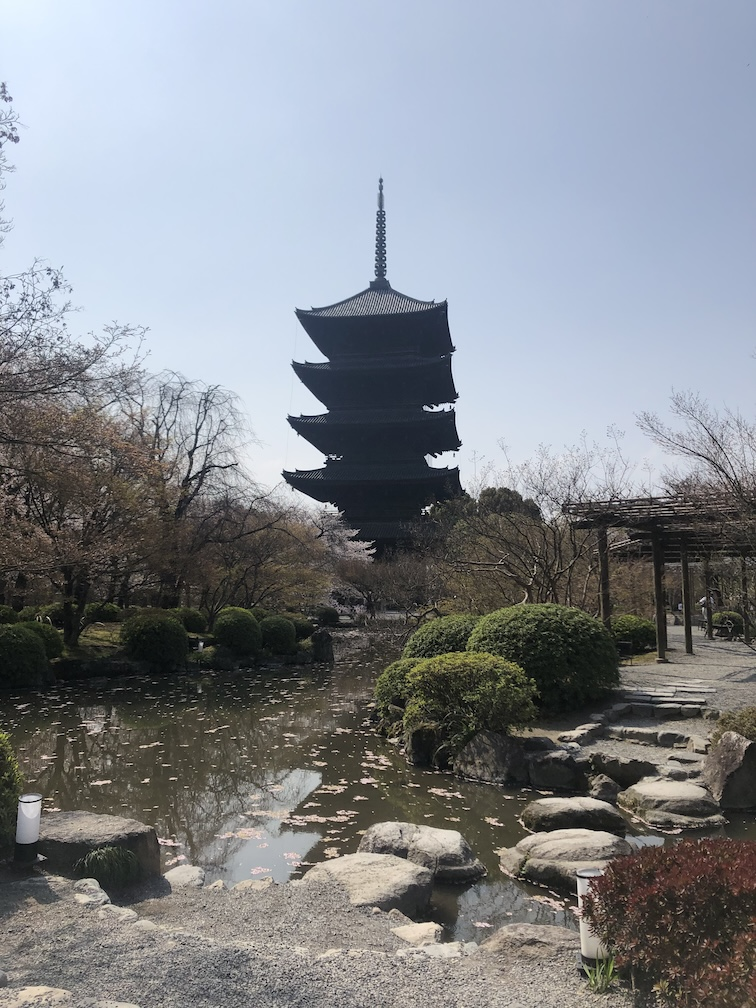
//> input picture src/02/hw/01--temple/assets/temple.jpg, 756 x 1008 px, given in place of ship.jpg, which was not available
$ ./main   (built with g++ and OpenCV 4)
//> lines starting //> are read from the running program, lines starting //| are printed output that depends on the picture; after the words box and inside, x2 and y2 are one past the last pixel; in counts of white or black regions, pixels touching at a corner belong together; pictures that were not available may be replaced by others from this repository, and a replacement may not be noted
#include <algorithm>
#include <cmath>
#include <iostream>
#include <vector>
#include <opencv2/opencv.hpp>

#include "../../utils/opencv.hpp"

#define VIDEO_FILENAME "./assets/water1.mov"
#define SHIP_FILENAME "./assets/ship.jpg"
#define OUTPUT_FILENAME "./out/output.mp4"

int main(int argc, char *argv[], char *envp[])
{
  auto cap = cv::VideoCapture(VIDEO_FILENAME);
  if (!cap.isOpened())
  {
    std::cerr << "Failed to open video: " << VIDEO_FILENAME << std::endl;
    return -1;
  }

  auto ship = cv::imread(SHIP_FILENAME);
//> ship is the input picture: 1008 rows x 756 cols, CV_8UC3; mean B, G, R 140.1, 134.8, 131
  if (ship.empty())
  {
    std::cerr << "Failed to load ship: " << SHIP_FILENAME << std::endl;
    return -1;
  }

  cv::Mat ship_hsv;
  cv::cvtColor(ship, ship_hsv, cv::COLOR_BGR2HSV);
//> ship_hsv: 1008 rows x 756 cols, CV_8UC3; mean H, S, V 68.7, 42.3, 146.6
  cv::Scalar lower_green(35, 40, 40);
  cv::Scalar upper_green(85, 255, 255);
  cv::Mat green_mask;
  cv::inRange(ship_hsv, lower_green, upper_green, green_mask);
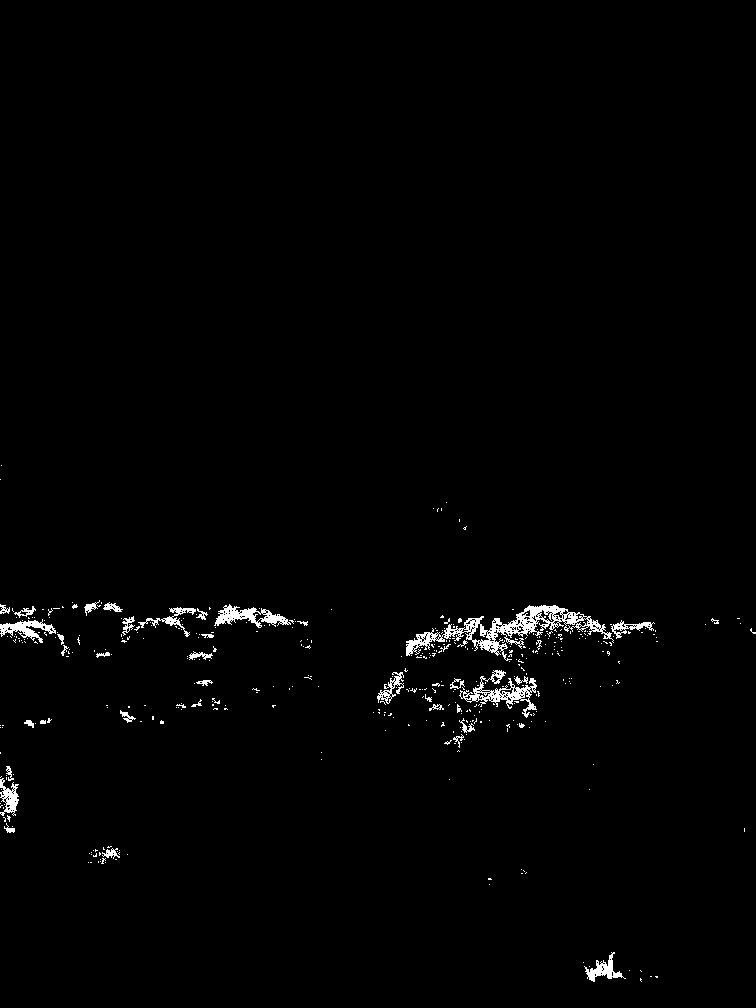
//> green_mask: 1008 rows x 756 cols, CV_8UC1; 1.2% white; 421 white regions (380 under 20 px), largest, box (x1, y1, x2, y2) and area: (406, 605, 614, 661) 2733, (459, 670, 537, 718) 987, (214, 604, 291, 628) 750
  cv::Mat ship_mask = ~green_mask;

  int frame_width = static_cast<int>(cap.get(cv::CAP_PROP_FRAME_WIDTH));
  int frame_height = static_cast<int>(cap.get(cv::CAP_PROP_FRAME_HEIGHT));
  cv::Size frame_size(frame_width, frame_height);

  double fps = cap.get(cv::CAP_PROP_FPS);
  if (fps <= 0.0)
  {
    fps = 30.0;
  }

  auto fourcc = cv::VideoWriter::fourcc('m', 'p', '4', 'v');
  cv::VideoWriter writer(OUTPUT_FILENAME, fourcc, fps, frame_size);
  if (!writer.isOpened())
  {
    std::cerr << "Failed to open VideoWriter: " << OUTPUT_FILENAME << std::endl;
    return -1;
  }

  cv::Mat frame_prev;
  cap >> frame_prev;
  if (frame_prev.empty())
  {
    return -1;
  }

  cv::Mat gray_prev;
  cv::cvtColor(frame_prev, gray_prev, cv::COLOR_BGR2GRAY);
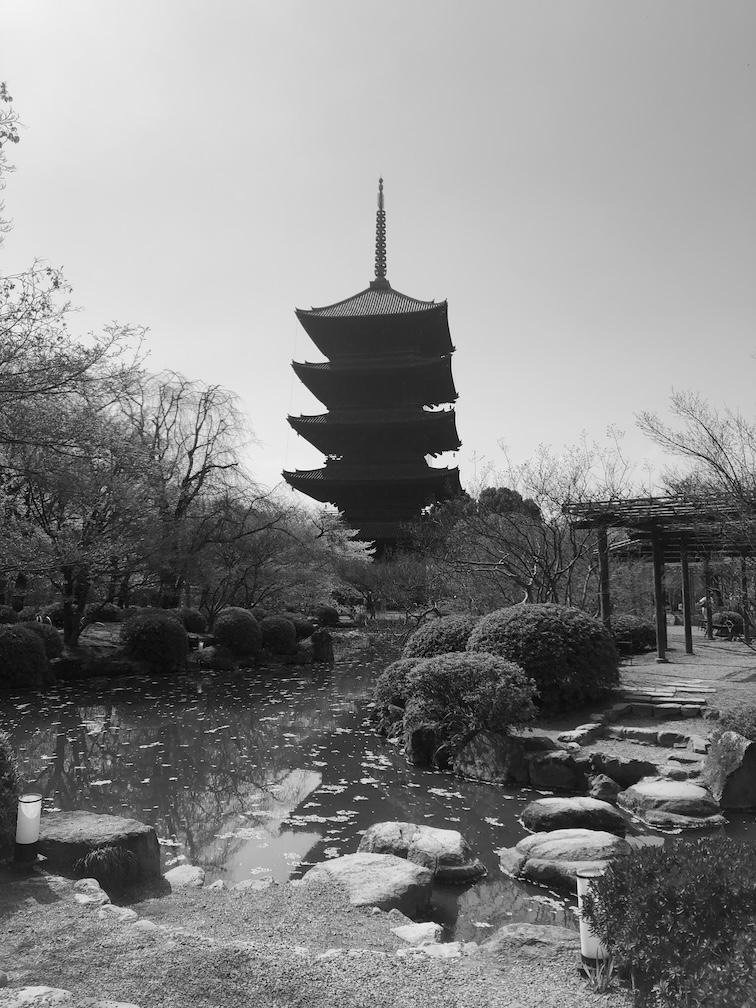
//> gray_prev: 1008 rows x 756 cols, CV_8UC1; min 0, max 248, mean 134.3

  double x = 130.0;
  double y = 190.0;
  double vx = 0.0;
  double vy = 0.0;
  double theta = 0.0;
  double scale = 0.5;
  double alpha_vel = 0.15;

  double orig_cx = ship.cols / 2.0;
//> orig_cx = 378
  double orig_cy = ship.rows / 2.0;
//> orig_cy = 504

  cv::Mat first_frame_out = frame_prev.clone();
  double angle_rad = theta * 3.14159265358979323846 / 180.0;
  double cos_a = std::cos(angle_rad);
  double sin_a = std::sin(angle_rad);

  cv::Mat M = cv::Mat::zeros(2, 3, CV_64F);
  M.at<double>(0, 0) = scale * cos_a;
  M.at<double>(0, 1) = -scale * sin_a;
  M.at<double>(0, 2) = x - scale * cos_a * orig_cx + scale * sin_a * orig_cy;
//> M = [[0.5, 0, -59], [0, 0, 0]]
  M.at<double>(1, 0) = scale * sin_a;
  M.at<double>(1, 1) = scale * cos_a;
//> M = [[0.5, 0, -59], [0, 0.5, 0]]
  M.at<double>(1, 2) = y - scale * sin_a * orig_cx - scale * cos_a * orig_cy;
//> M = [[0.5, 0, -59], [0, 0.5, -62]]

  cv::Mat warped_ship;
  cv::Mat warped_mask;
  cv::warpAffine(ship, warped_ship, M, frame_size, cv::INTER_LINEAR, cv::BORDER_CONSTANT, cv::Scalar(0, 0, 0));
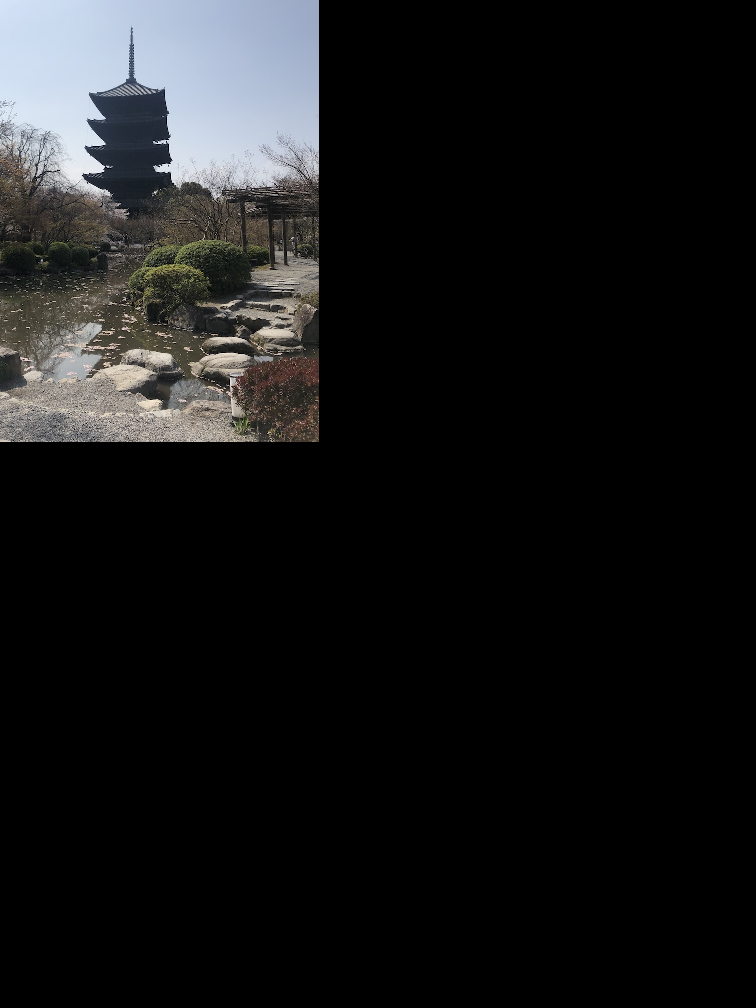
//> warped_ship: 1008 rows x 756 cols, CV_8UC3; mean B, G, R 24, 23.4, 23
  cv::warpAffine(ship_mask, warped_mask, M, frame_size, cv::INTER_NEAREST, cv::BORDER_CONSTANT, cv::Scalar(0));
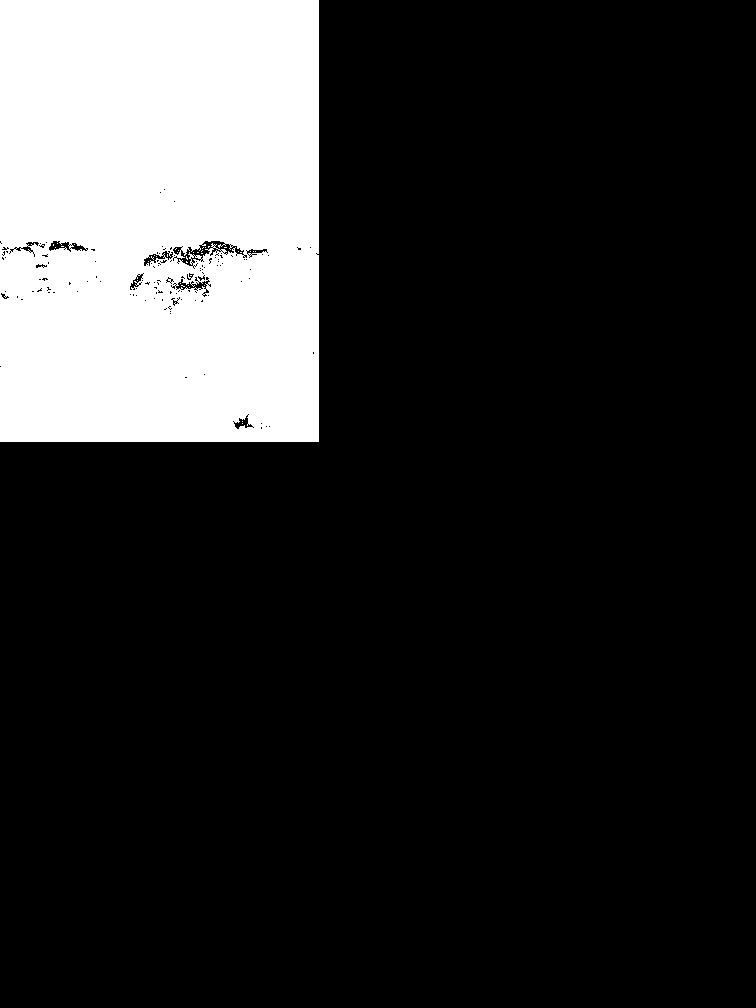
//> warped_mask: 1008 rows x 756 cols, CV_8UC1; 18.3% white; 38 white regions (37 under 20 px), largest, box (x1, y1, x2, y2) and area: (0, 0, 319, 442) 139027
  warped_ship.copyTo(first_frame_out, warped_mask);
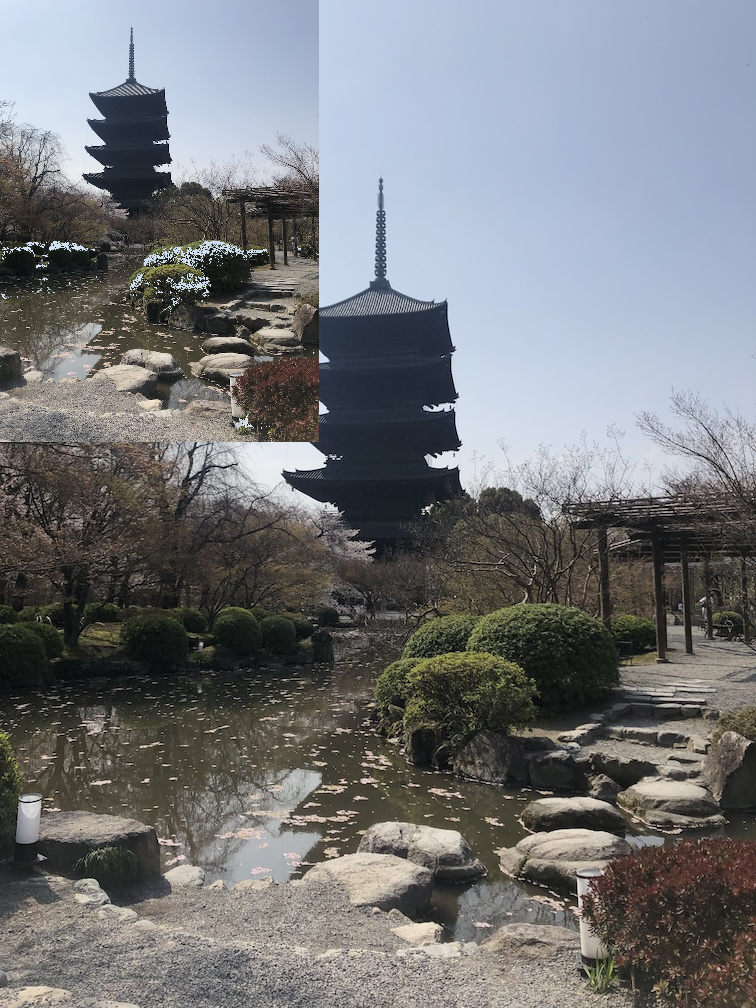
//> first_frame_out: 1008 rows x 756 cols, CV_8UC3; 18.25% of pixels changed, all inside (x1, y1, x2, y2) = (0, 0, 319, 442)

  mat_util::show("Composition Preview", first_frame_out);
//> (this line was passed over: mat_util is not available in this run)
  writer.write(first_frame_out);

  while (true)
  {
    cv::Mat frame;
    cap >> frame;
    if (frame.empty())
    {
      break;
    }

    cv::Mat gray;
    cv::cvtColor(frame, gray, cv::COLOR_BGR2GRAY);

    std::vector<cv::Point2f> priorFeature;
    std::vector<int> offsets = {-15, -5, 5, 15};
    for (int dy : offsets)
    {
      for (int dx : offsets)
      {
        priorFeature.push_back(cv::Point2f(x + dx, y + dy));
      }
    }

    std::vector<cv::Point2f> points_next;
    std::vector<uchar> status;
    std::vector<float> errors;

    cv::calcOpticalFlowPyrLK(
        gray_prev,
        gray,
        priorFeature,
        points_next,
        status,
        errors,
        cv::Size(15, 15),
        3,
        cv::TermCriteria(cv::TermCriteria::MAX_ITER | cv::TermCriteria::EPS, 30, 0.01));
//> points_next = 16 Points (x, y), first 12: [115, 175], [125, 175], [135, 175], [145, 175], [115, 185], [125, 185], [135, 185], [145, 185], [115, 195], [125, 195], [135, 195], [145, 195]

    std::vector<cv::Point2f> displacements;
    for (size_t i = 0; i < priorFeature.size(); ++i)
    {
      if (status[i] == 1)
      {
        cv::Point2f diff = points_next[i] - priorFeature[i];
        double dist = std::hypot(diff.x, diff.y);
        if (dist > 0.05 && dist < 30.0)
        {
          displacements.push_back(diff);
        }
      }
    }

    if (!displacements.empty())
    {
      double sum_dx = 0.0;
      double sum_dy = 0.0;
      for (const auto &d : displacements)
      {
        sum_dx += d.x;
        sum_dy += d.y;
      }
      double mean_dx = sum_dx / displacements.size();
      double mean_dy = sum_dy / displacements.size();

      vx = alpha_vel * mean_dx + (1.0 - alpha_vel) * vx;
      vy = alpha_vel * mean_dy + (1.0 - alpha_vel) * vy;
    }

    x += vx;
    y += vy;

    if (std::hypot(vx, vy) > 0.01)
    {
      double target_theta = std::atan2(vy, vx) * 180.0 / 3.14159265358979323846;
      theta = 0.15 * target_theta + 0.85 * theta;
    }

    cv::Mat output_frame = frame.clone();
    angle_rad = theta * 3.14159265358979323846 / 180.0;
    cos_a = std::cos(angle_rad);
    sin_a = std::sin(angle_rad);

    M = cv::Mat::zeros(2, 3, CV_64F);
    M.at<double>(0, 0) = scale * cos_a;
    M.at<double>(0, 1) = -scale * sin_a;
    M.at<double>(0, 2) = x - scale * cos_a * orig_cx + scale * sin_a * orig_cy;
    M.at<double>(1, 0) = scale * sin_a;
    M.at<double>(1, 1) = scale * cos_a;
    M.at<double>(1, 2) = y - scale * sin_a * orig_cx - scale * cos_a * orig_cy;

    cv::warpAffine(ship, warped_ship, M, frame_size, cv::INTER_LINEAR, cv::BORDER_CONSTANT, cv::Scalar(0, 0, 0));
    cv::warpAffine(ship_mask, warped_mask, M, frame_size, cv::INTER_NEAREST, cv::BORDER_CONSTANT, cv::Scalar(0));
    warped_ship.copyTo(output_frame, warped_mask);

    mat_util::show("Composition Preview", output_frame);
//> (this line was passed over: mat_util is not available in this run)
    writer.write(output_frame);

    int key = cv::waitKey(33);
//> the 'q' key is pressed
    if (key == 'q')
    {
      break;
    }

    gray_prev = gray;
  }

  cap.release();
  writer.release();
  cv::destroyAllWindows();

  return 0;
}
